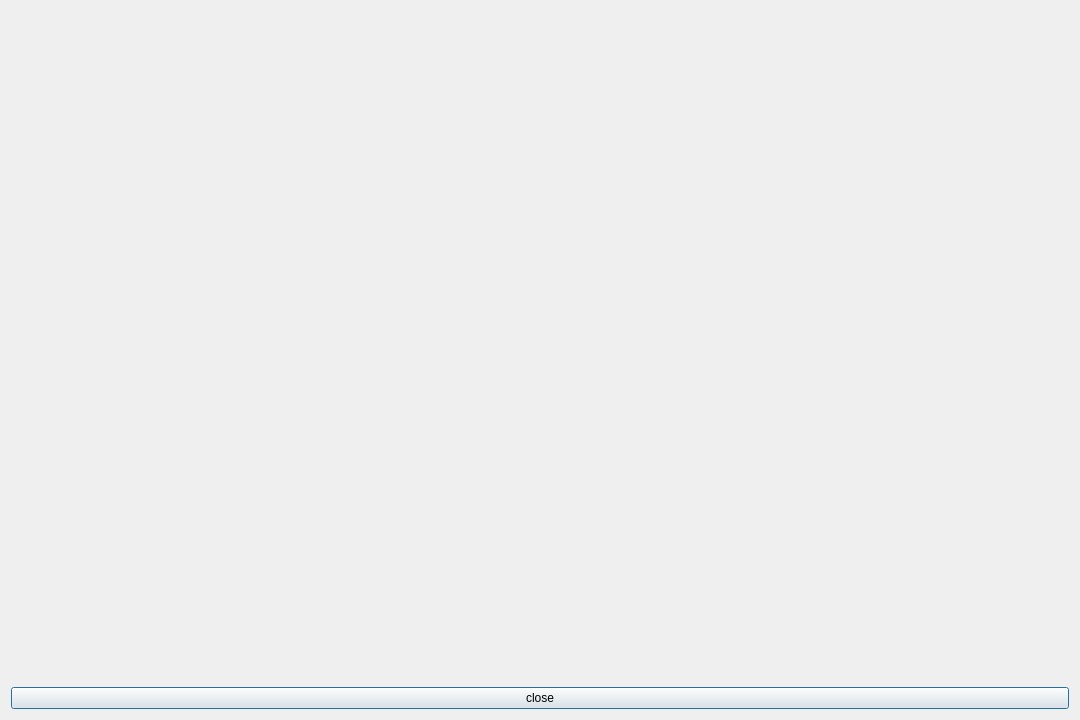
<?xml version="1.0" encoding="UTF-8"?>
<ui version="4.0">
 <class>graph</class>
 <widget class="QDialog" name="graph">
  <property name="geometry">
   <rect>
    <x>0</x>
    <y>0</y>
    <width>1080</width>
    <height>720</height>
   </rect>
  </property>
  <property name="sizePolicy">
   <sizepolicy hsizetype="Preferred" vsizetype="Preferred">
    <horstretch>0</horstretch>
    <verstretch>0</verstretch>
   </sizepolicy>
  </property>
  <property name="minimumSize">
   <size>
    <width>1080</width>
    <height>720</height>
   </size>
  </property>
  <property name="maximumSize">
   <size>
    <width>1080</width>
    <height>720</height>
   </size>
  </property>
  <property name="windowTitle">
   <string>Charts</string>
  </property>
  <layout class="QVBoxLayout" name="verticalLayout">
   <item>
    <widget class="QWidget" name="chart" native="true">
     <property name="minimumSize">
      <size>
       <width>1062</width>
       <height>671</height>
      </size>
     </property>
     <property name="maximumSize">
      <size>
       <width>1062</width>
       <height>671</height>
      </size>
     </property>
     <layout class="QGridLayout" name="gridLayout_5"/>
    </widget>
   </item>
   <item>
    <widget class="QPushButton" name="pushButton">
     <property name="text">
      <string>close</string>
     </property>
    </widget>
   </item>
  </layout>
 </widget>
 <resources/>
 <connections/>
</ui>
